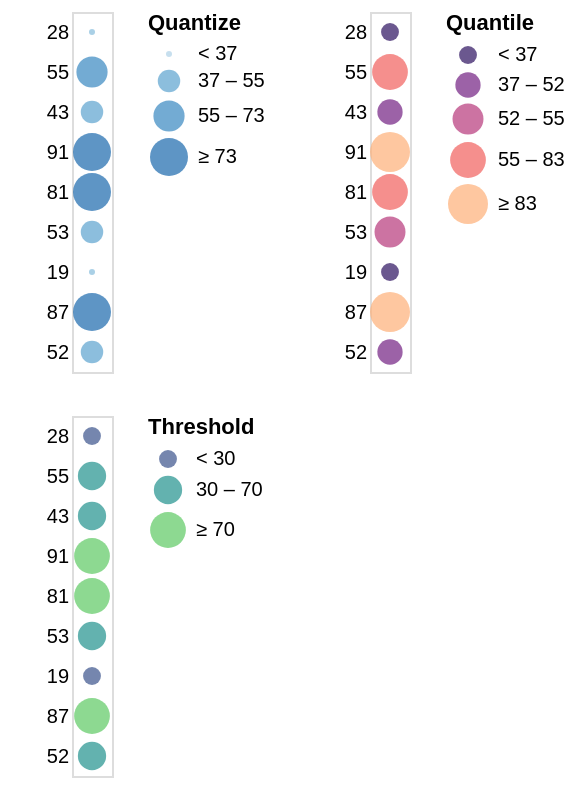

Write the Vega-Lite specification saved for this chart.
### Vega specification from a JSON file in a GitHub repository (floating-point values rounded to 4 significant figures)
{"$schema": "https://vega.github.io/schema/vega/v5.json", "description": "Horizontally concatenated charts that show different types of discretizing scales.", "autosize": "pad", "padding": 5, "data": [{"name": "source_0", "values": [{"a": "A", "b": 28}, {"a": "B", "b": 55}, {"a": "C", "b": 43}, {"a": "D", "b": 91}, {"a": "E", "b": 81}, {"a": "F", "b": 53}, {"a": "G", "b": 19}, {"a": "H", "b": 87}, {"a": "I", "b": 52}]}], "signals": [{"name": "concat_0_width", "value": 20}, {"name": "concat_0_y_step", "value": 20}, {"name": "concat_0_height", "update": "bandspace(domain('concat_0_y').length, 1, 0.5) * concat_0_y_step"}, {"name": "concat_1_width", "value": 20}, {"name": "concat_1_y_step", "value": 20}, {"name": "concat_1_height", "update": "bandspace(domain('concat_1_y').length, 1, 0.5) * concat_1_y_step"}, {"name": "concat_2_width", "value": 20}, {"name": "concat_2_y_step", "value": 20}, {"name": "concat_2_height", "update": "bandspace(domain('concat_2_y').length, 1, 0.5) * concat_2_y_step"}], "layout": {"padding": 20, "bounds": "full", "align": "each", "columns": 2}, "marks": [{"type": "group", "name": "concat_0_group", "style": "cell", "encode": {"update": {"width": {"signal": "concat_0_width"}, "height": {"signal": "concat_0_height"}}}, "signals": [{"name": "width", "update": "concat_0_width"}], "marks": [{"name": "concat_0_marks", "type": "symbol", "style": ["circle"], "from": {"data": "source_0"}, "encode": {"update": {"opacity": {"value": 0.7}, "fill": [{"test": "datum[\"b\"] === null || isNaN(datum[\"b\"])", "value": null}, {"scale": "concat_0_color", "field": "b"}], "tooltip": {"signal": "{\"b\": ''+datum[\"b\"], \"Quantize\": format(datum[\"b\"], \"\")}"}, "x": {"signal": "concat_0_width", "mult": 0.5}, "y": {"scale": "concat_0_y", "field": "b"}, "size": {"scale": "concat_0_size", "field": "b"}, "shape": {"value": "circle"}}}}], "axes": [{"scale": "concat_0_y", "orient": "left", "grid": false, "domain": false, "ticks": false, "zindex": 1}], "legends": [{"title": "Quantize", "fill": "concat_0_color", "gradientLength": {"signal": "clamp(concat_0_height, 64, 200)"}, "encode": {"symbols": {"update": {"shape": {"value": "circle"}, "opacity": {"value": 0.7}}}}, "size": "concat_0_size"}]}, {"type": "group", "name": "concat_1_group", "style": "cell", "encode": {"update": {"width": {"signal": "concat_1_width"}, "height": {"signal": "concat_1_height"}}}, "signals": [{"name": "width", "update": "concat_1_width"}], "marks": [{"name": "concat_1_marks", "type": "symbol", "style": ["circle"], "from": {"data": "source_0"}, "encode": {"update": {"opacity": {"value": 0.7}, "fill": [{"test": "datum[\"b\"] === null || isNaN(datum[\"b\"])", "value": null}, {"scale": "concat_1_color", "field": "b"}], "tooltip": {"signal": "{\"b\": ''+datum[\"b\"], \"Quantile\": format(datum[\"b\"], \"d\")}"}, "x": {"signal": "concat_1_width", "mult": 0.5}, "y": {"scale": "concat_1_y", "field": "b"}, "size": {"scale": "concat_1_size", "field": "b"}, "shape": {"value": "circle"}}}}], "axes": [{"scale": "concat_1_y", "orient": "left", "grid": false, "domain": false, "ticks": false, "zindex": 1}], "legends": [{"format": "d", "title": "Quantile", "fill": "concat_1_color", "gradientLength": {"signal": "clamp(concat_1_height, 64, 200)"}, "labelOverlap": "greedy", "encode": {"symbols": {"update": {"shape": {"value": "circle"}, "opacity": {"value": 0.7}}}}, "size": "concat_1_size"}]}, {"type": "group", "name": "concat_2_group", "style": "cell", "encode": {"update": {"width": {"signal": "concat_2_width"}, "height": {"signal": "concat_2_height"}}}, "signals": [{"name": "width", "update": "concat_2_width"}], "marks": [{"name": "concat_2_marks", "type": "symbol", "style": ["circle"], "from": {"data": "source_0"}, "encode": {"update": {"opacity": {"value": 0.7}, "fill": [{"test": "datum[\"b\"] === null || isNaN(datum[\"b\"])", "value": null}, {"scale": "concat_2_color", "field": "b"}], "tooltip": {"signal": "{\"b\": ''+datum[\"b\"], \"Threshold\": format(datum[\"b\"], \"\")}"}, "x": {"signal": "concat_2_width", "mult": 0.5}, "y": {"scale": "concat_2_y", "field": "b"}, "size": {"scale": "concat_2_size", "field": "b"}, "shape": {"value": "circle"}}}}], "axes": [{"scale": "concat_2_y", "orient": "left", "grid": false, "domain": false, "ticks": false, "zindex": 1}], "legends": [{"title": "Threshold", "fill": "concat_2_color", "gradientLength": {"signal": "clamp(concat_2_height, 64, 200)"}, "labelOverlap": "greedy", "encode": {"symbols": {"update": {"shape": {"value": "circle"}, "opacity": {"value": 0.7}}}}, "size": "concat_2_size"}]}], "scales": [{"name": "concat_0_y", "type": "point", "domain": {"data": "source_0", "field": "b"}, "range": {"step": {"signal": "concat_0_y_step"}}, "padding": 0.5}, {"name": "concat_0_color", "type": "quantize", "domain": {"data": "source_0", "field": "b"}, "range": "ramp", "zero": true, "interpolate": "hcl"}, {"name": "concat_0_size", "type": "quantize", "domain": {"data": "source_0", "field": "b"}, "range": {"signal": "sequence(9, 361 + (361 - 9) / (4 - 1), (361 - 9) / (4 - 1))"}, "zero": false}, {"name": "concat_1_y", "type": "point", "domain": {"data": "source_0", "field": "b"}, "range": {"step": {"signal": "concat_1_y_step"}}, "padding": 0.5}, {"name": "concat_1_color", "type": "quantile", "domain": {"data": "source_0", "field": "b"}, "range": {"scheme": "magma"}, "interpolate": "hcl"}, {"name": "concat_1_size", "type": "quantile", "domain": {"data": "source_0", "field": "b"}, "range": [80, 160, 240, 320, 400]}, {"name": "concat_2_y", "type": "point", "domain": {"data": "source_0", "field": "b"}, "range": {"step": {"signal": "concat_2_y_step"}}, "padding": 0.5}, {"name": "concat_2_color", "type": "threshold", "domain": [30, 70], "range": {"scheme": "viridis"}, "interpolate": "hcl"}, {"name": "concat_2_size", "type": "threshold", "domain": [30, 70], "range": [80, 200, 320]}], "config": {"axisY": {"minExtent": 30}}}
